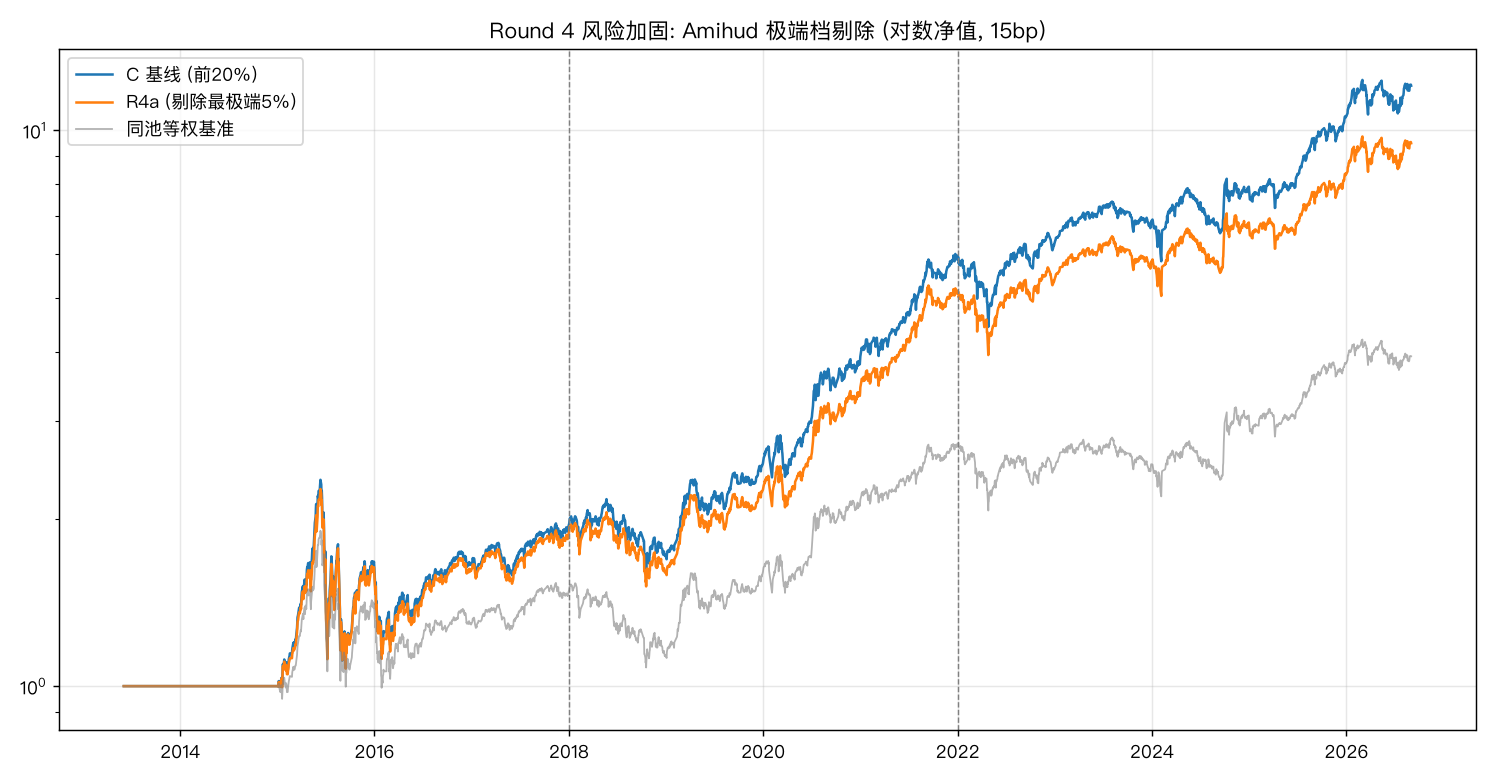

Write Python code to recreate this figure.
#!/usr/bin/env -S uv run --no-sync
# -*- coding: utf-8 -*-
"""Round 4 风险加固 —— 严格按 docs/factor_round4_plan.md v1.0 实施。

单一改动：多头组从合成分百分位 (0.80, 1.0] 收窄到 (0.80, 0.95]。
对照 C 基线（Round 3 复现），其余口径完全一致。判定看 R4a 的 H1~H4。
用法: uv run python research/factor_round4.py
"""

from __future__ import annotations

import sys
from pathlib import Path

import matplotlib

matplotlib.use("Agg")
import matplotlib.pyplot as plt
import numpy as np
import pandas as pd

plt.rcParams["font.sans-serif"] = ["PingFang SC", "Heiti TC", "Arial Unicode MS"]
plt.rcParams["axes.unicode_minus"] = False

sys.path.insert(0, str(Path(__file__).resolve().parent.parent))
from research.dividend_factor import load_all, month_last_days, metrics
from research.reversal_factor import ERAS, build_pool, ew_nav

ROOT = Path(__file__).resolve().parent.parent
OUT = ROOT / "output"
R2 = ROOT / "data" / "round2"
COST = 15e-4
COST_SWEEP = [25e-4, 35e-4]
MIN_N = 50


def _pct(vals: pd.Series) -> pd.Series:
    return vals.rank(pct=True)


def max_dd_episode(nav: pd.Series) -> tuple[str, str, float]:
    """返回 (回撤起始, 回撤触底) 日期与最大回撤幅度。"""
    cummax = nav.cummax()
    dd = nav / cummax - 1
    trough_i = dd.idxmin()
    peak_i = nav[:trough_i].idxmax()
    return str(peak_i.date()), str(trough_i.date()), float(dd.min())


def main() -> None:
    print("== Round 4 风险加固 (预注册 v1.0): Amihud 极端档剔除 ==")
    close, *_ = load_all()
    ret_qfq = close.pct_change()
    pool = build_pool(close, *load_all()[3:5])

    amt = pd.read_parquet(R2 / "daily_ext.parquet")
    amt["date"] = pd.to_datetime(amt["date"])
    amount = amt.pivot(index="date", columns="code", values="amount").sort_index()
    amount = amount.reindex(index=close.index, columns=close.columns).ffill()

    amihud = (
        ((close.pct_change().abs() / amount) * 1e6).rolling(21, min_periods=15).mean()
    )
    mom = close.shift(21) / close.shift(250) - 1.0

    idx = close.index
    sig_days = [t for t in month_last_days(idx) if idx.get_loc(t) + 1 < len(idx)]

    arms = {"C": {}, "R4a": {}}
    bench_sets: dict = {}
    sizes = {"C": [], "R4a": []}

    for k, T in enumerate(sig_days):
        e = pool.loc[T]
        exec_day = idx[idx.get_loc(T) + 1]
        a = amihud.loc[T][e].dropna()
        m = mom.loc[T][e].dropna()
        common = a.index.intersection(m.index)
        if len(common) < MIN_N:
            continue
        if k + 1 < len(sig_days):
            bench_sets[exec_day] = set(common)
        p_am, p_mom = _pct(a.reindex(common)), _pct(m.reindex(common))
        score = (p_am + p_mom) / 2

        q_c = pd.qcut(score.rank(method="first"), 5, labels=False)
        arms["C"][exec_day] = set(score.index[q_c == 4])
        sizes["C"].append(int((q_c == 4).sum()))

        pctv = score.rank(pct=True)
        arms["R4a"][exec_day] = set(score.index[(pctv > 0.80) & (pctv <= 0.95)])
        sizes["R4a"].append(int(((pctv > 0.80) & (pctv <= 0.95)).sum()))

    nav_bench, _ = ew_nav(ret_qfq, bench_sets, COST)
    ann_bench = metrics(nav_bench)["年化"]
    print(f"调仓期数 {len(bench_sets)}, 基准(公共池等权) 年化 {ann_bench:+.1%}")
    for k in ["C", "R4a"]:
        print(
            f"  平均持股数 {k}: {np.mean(sizes[k]):.0f} 只 (中位 {int(np.median(sizes[k]))})"
        )

    rows, navs = {}, {}
    for k in ["C", "R4a"]:
        long_nav, turn = ew_nav(ret_qfq, arms[k], COST)
        navs[k] = long_nav
        long25, _ = ew_nav(ret_qfq, arms[k], COST_SWEEP[0])
        long35, _ = ew_nav(ret_qfq, arms[k], COST_SWEEP[1])
        era_exc = {}
        for era, (s, e_) in ERAS.items():
            a, b = long_nav[s:e_], nav_bench[s:e_]
            era_exc[era] = (
                metrics(a / a.dropna().iloc[0])["年化"]
                - metrics(b / b.dropna().iloc[0])["年化"]
            )
        pk, tr, mdd = max_dd_episode(long_nav)
        rows[k] = {
            "臂": k,
            "超额15bp": round(metrics(long_nav)["年化"] - ann_bench, 4),
            "超额25bp": round(metrics(long25)["年化"] - ann_bench, 4),
            "超额35bp": round(metrics(long35)["年化"] - ann_bench, 4),
            "年换手": round(turn, 1),
            "夏普": round(metrics(long_nav)["夏普"], 2),
            "最大回撤": round(mdd, 3),
            "回撤区间": f"{pk}~{tr}",
            "平均持股": round(np.mean(sizes[k]), 0),
            **{f"超额{era}": round(v, 4) for era, v in era_exc.items()},
        }
        print(
            f"\n■ {k}: 超额15bp {rows[k]['超额15bp']:+.1%} | 35bp {rows[k]['超额35bp']:+.1%} "
            f"| 换手 {turn:.1f} | 夏普 {rows[k]['夏普']:.2f} "
            f"| 最大回撤 {mdd:.1%} ({pk}~{tr}) | 持股 {rows[k]['平均持股']:.0f}"
        )
        print(
            "   分段超额: " + "  ".join(f"{era}:{v:+.1%}" for era, v in era_exc.items())
        )

    C, R = rows["C"], rows["R4a"]
    h1 = R["最大回撤"] < C["最大回撤"] - 0.03
    h2 = R["超额15bp"] >= C["超额15bp"] - 0.015
    h3 = R["超额35bp"] > 0
    h4 = sum(R[f"超额{era}"] > 0 for era in ERAS) >= 2
    n_pass = sum([h1, h2, h3, h4])
    verdict = {4: "通过", 3: "部分通过"}.get(n_pass, "未通过")
    print("\n== 判定 (R4a vs C) ==")
    print(
        f"  H1 回撤改善≥3pp: C {C['最大回撤']:.1%} → R4a {R['最大回撤']:.1%} "
        f"(改善 {C['最大回撤'] - R['最大回撤']:+.1%}) → {h1}"
    )
    print(
        f"  H2 超额损失≤1.5pp: C {C['超额15bp']:+.1%} → R4a {R['超额15bp']:+.1%} "
        f"(Δ {R['超额15bp'] - C['超额15bp']:+.1%}) → {h2}"
    )
    print(f"  H3 35bp 超额>0: {R['超额35bp']:+.1%} → {h3}")
    print(f"  H4 三段≥2 正: {sum(R[f'超额{era}'] > 0 for era in ERAS)}/3 → {h4}")
    print(f"  → R4a 判定: {verdict}({n_pass}/4)")
    if h1:
        print("  结论: 极端档是回撤来源，剔除有效 → R4a 采纳为策略主体")
    else:
        print(
            "  结论: 回撤主要是市场/风格级，尾部剔除无效 → 下一步 Round 4b 转向回撤熔断/仓位管理"
        )

    pd.DataFrame(rows).T.to_csv(OUT / "factor_round4_summary.csv")
    fig, ax = plt.subplots(figsize=(11.5, 6))
    ax.plot(navs["C"], lw=1.4, label="C 基线 (前20%)")
    ax.plot(navs["R4a"], lw=1.4, label="R4a (剔除最极端5%)")
    ax.plot(nav_bench, lw=1, alpha=0.6, color="gray", label="同池等权基准")
    for y in ("2018-01-01", "2022-01-01"):
        ax.axvline(pd.Timestamp(y), color="gray", ls="--", lw=0.8)
    ax.set_yscale("log")
    ax.legend()
    ax.grid(alpha=0.3)
    ax.set_title("Round 4 风险加固: Amihud 极端档剔除 (对数净值, 15bp)")
    fig.tight_layout()
    fig.savefig(OUT / "factor_round4.png", dpi=130)
    print("\nCSV: output/factor_round4_summary.csv | 图: output/factor_round4.png")


if __name__ == "__main__":
    main()
